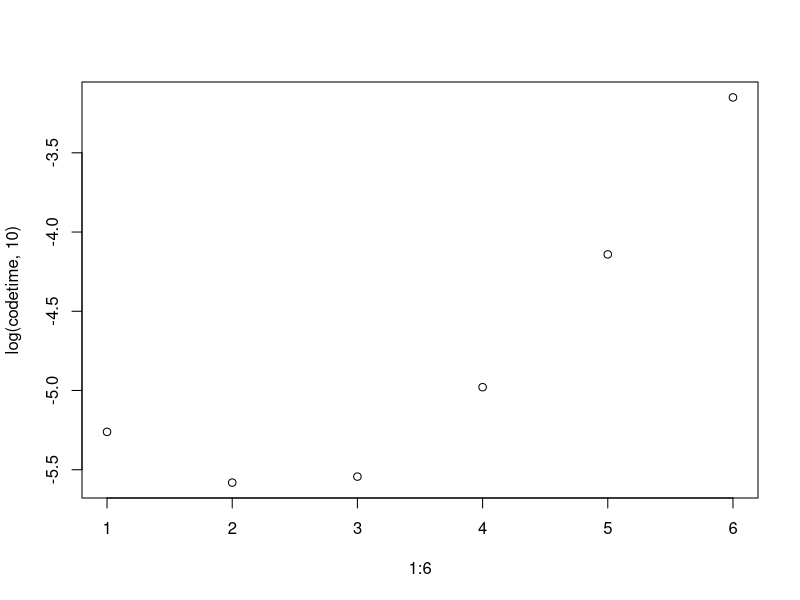

Here is the R script that generated this plot:
##### Sample Code for Module 1#####

# your_function: the function you'll turn in as part of the module.
#                a. The function must take in the arguments 
#                   listed below and must output a single scalar number.
#                b. We'll not install any additional R packages when
#                   running your code. 
#                c. We'll test your code on R version 4.0.2.
#               
# Input: (1) y_t: a vector value representing the outcome from timepoint in t
#                 Value should be between 0 to maxcap, but could include NA or other values
#        (2) t: a vector value representing timepoints.
#               This value will always be 0,1,2,...,M where M is some integer.
#        (3) maxcap: a scalar value representing the maximum capacity of hard_drive
#                    This value will always be a positive integer.
# Output: A scalar value representing the time at which the server will reach close to maximum capacity.
#         This scalar value should be higher than M in (2).
your_function <- function(y_t,t,maxcap) {
  # Some computation here #
  return(max(t))
}

##### What We'll Run for Grading #####
# The example data for y_t and t will change.

### Robustness/Error Tolerance ###
maxcap = 10; y_t = c(1:3,rep(NA,7)); t = 1:10; 
tryCatch(your_function(y_t,t,maxcap),error=function(e) "error")
maxcap = 10; y_t = c(1:3,sample(c(rep("a",5),rep(NA,5)),7)); t = 1:10; 
tryCatch(your_function(y_t,t,maxcap),error=function(e) "error")
# and other examples.

### Accuracy ###
maxcap = 15; y_t = 1:10; t = 1:10; trueTime = 14
# some loss function l(your_function(y_t,t,maxcap),trueTime)
# square-error loss:
(your_function(y_t,t,maxcap) - trueTime)^2
# non-symmetric square-error loss:
if(trueTime >= your_function(y_t,t,maxcap)) {
  (trueTime - your_function(y_t,t,maxcap))^2
} else {
  Inf
}  

### Speed ###
maxcap=2*10^5
y_t = 1:(10^5);  y_t[sample(1:10^5,10)] = NA; y_t[sample(1:10^5,10)] = 0; 
t = 1:(10^5);

codetime = rep(0,10)
for(i in 1:10) {
  start=Sys.time()
  output = your_function(y_t,t,maxcap) 
  end=Sys.time()
  codetime[i] = as.numeric(end-start)
}
mean(codetime)

### Scalability  ###
codetime = 1:6; maxcap = 10^7
for(i in 1:6) {
  start=Sys.time()
  y_t = 1:(10^i); t = 1:(10^i);
  output = your_function(y_t,t,maxcap) 
  end=Sys.time()
  codetime[i] = as.numeric(end-start)
}
plot(1:6,log(codetime,10))
